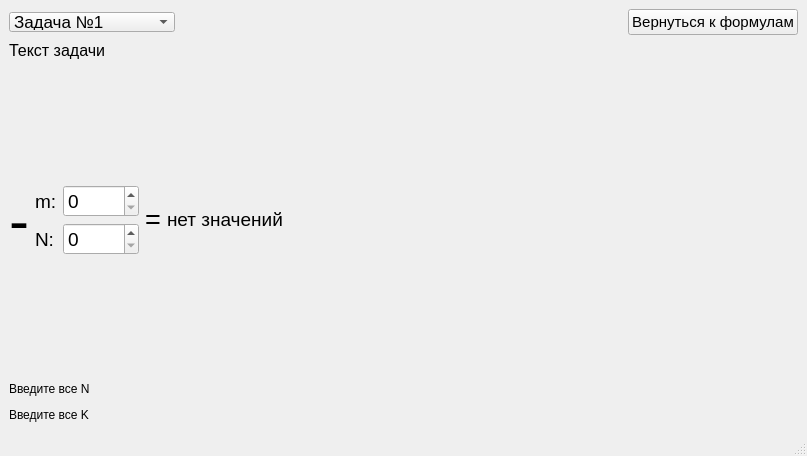
<?xml version="1.0" encoding="UTF-8"?>
<ui version="4.0">
 <class>taskSolutionWindow</class>
 <widget class="QMainWindow" name="taskSolutionWindow">
  <property name="geometry">
   <rect>
    <x>0</x>
    <y>0</y>
    <width>807</width>
    <height>456</height>
   </rect>
  </property>
  <property name="windowTitle">
   <string>MainWindow</string>
  </property>
  <widget class="QWidget" name="centralwidget">
   <layout class="QGridLayout" name="gridLayout">
    <item row="0" column="0">
     <layout class="QVBoxLayout" name="verticalLayout">
      <item>
       <layout class="QHBoxLayout" name="horizontalLayout"/>
      </item>
      <item>
       <layout class="QHBoxLayout" name="horizontalLayout_2">
        <item>
         <widget class="QComboBox" name="changeTask">
          <property name="minimumSize">
           <size>
            <width>0</width>
            <height>0</height>
           </size>
          </property>
          <property name="maximumSize">
           <size>
            <width>300</width>
            <height>20</height>
           </size>
          </property>
          <property name="font">
           <font>
            <pointsize>13</pointsize>
           </font>
          </property>
          <item>
           <property name="text">
            <string>Задача №1</string>
           </property>
          </item>
          <item>
           <property name="text">
            <string>Задача №2</string>
           </property>
          </item>
          <item>
           <property name="text">
            <string>Задача №3 Тип 3</string>
           </property>
          </item>
          <item>
           <property name="text">
            <string>Задача №4 Тип 5</string>
           </property>
          </item>
         </widget>
        </item>
        <item>
         <spacer name="horizontalSpacer">
          <property name="orientation">
           <enum>Qt::Horizontal</enum>
          </property>
          <property name="sizeHint" stdset="0">
           <size>
            <width>40</width>
            <height>20</height>
           </size>
          </property>
         </spacer>
        </item>
        <item>
         <widget class="QPushButton" name="pushButton">
          <property name="font">
           <font>
            <pointsize>11</pointsize>
           </font>
          </property>
          <property name="text">
           <string>Вернуться к формулам</string>
          </property>
         </widget>
        </item>
       </layout>
      </item>
      <item>
       <widget class="QLabel" name="taskText">
        <property name="maximumSize">
         <size>
          <width>1215700</width>
          <height>16777215</height>
         </size>
        </property>
        <property name="font">
         <font>
          <pointsize>12</pointsize>
         </font>
        </property>
        <property name="text">
         <string>Текст задачи</string>
        </property>
       </widget>
      </item>
      <item>
       <layout class="QHBoxLayout" name="mainLayout">
        <item>
         <widget class="QLabel" name="formul">
          <property name="font">
           <font>
            <pointsize>45</pointsize>
           </font>
          </property>
          <property name="text">
           <string>-</string>
          </property>
         </widget>
        </item>
        <item>
         <layout class="QVBoxLayout" name="verticalLayout_3">
          <item>
           <spacer name="verticalSpacer">
            <property name="orientation">
             <enum>Qt::Vertical</enum>
            </property>
            <property name="sizeHint" stdset="0">
             <size>
              <width>20</width>
              <height>40</height>
             </size>
            </property>
           </spacer>
          </item>
          <item>
           <layout class="QHBoxLayout" name="horizontalLayout_8">
            <item>
             <widget class="QLabel" name="chark">
              <property name="font">
               <font>
                <pointsize>14</pointsize>
               </font>
              </property>
              <property name="text">
               <string>m:</string>
              </property>
             </widget>
            </item>
            <item>
             <widget class="QSpinBox" name="spinBox_M">
              <property name="sizePolicy">
               <sizepolicy hsizetype="Minimum" vsizetype="Fixed">
                <horstretch>0</horstretch>
                <verstretch>0</verstretch>
               </sizepolicy>
              </property>
              <property name="minimumSize">
               <size>
                <width>76</width>
                <height>0</height>
               </size>
              </property>
              <property name="font">
               <font>
                <pointsize>14</pointsize>
               </font>
              </property>
              <property name="maximum">
               <number>1000</number>
              </property>
             </widget>
            </item>
           </layout>
          </item>
          <item>
           <layout class="QHBoxLayout" name="n_la">
            <item>
             <widget class="QLabel" name="charn">
              <property name="font">
               <font>
                <pointsize>14</pointsize>
               </font>
              </property>
              <property name="text">
               <string>N:</string>
              </property>
             </widget>
            </item>
            <item>
             <widget class="QSpinBox" name="spinBox_N">
              <property name="sizePolicy">
               <sizepolicy hsizetype="Minimum" vsizetype="Fixed">
                <horstretch>0</horstretch>
                <verstretch>0</verstretch>
               </sizepolicy>
              </property>
              <property name="minimumSize">
               <size>
                <width>76</width>
                <height>0</height>
               </size>
              </property>
              <property name="font">
               <font>
                <pointsize>14</pointsize>
               </font>
              </property>
              <property name="maximum">
               <number>1000</number>
              </property>
             </widget>
            </item>
           </layout>
          </item>
          <item>
           <spacer name="verticalSpacer_3">
            <property name="orientation">
             <enum>Qt::Vertical</enum>
            </property>
            <property name="sizeHint" stdset="0">
             <size>
              <width>20</width>
              <height>40</height>
             </size>
            </property>
           </spacer>
          </item>
         </layout>
        </item>
        <item>
         <widget class="QLabel" name="split1">
          <property name="enabled">
           <bool>true</bool>
          </property>
          <property name="font">
           <font>
            <pointsize>20</pointsize>
           </font>
          </property>
          <property name="text">
           <string>=</string>
          </property>
         </widget>
        </item>
        <item>
         <widget class="QLabel" name="resLabel">
          <property name="font">
           <font>
            <pointsize>14</pointsize>
           </font>
          </property>
          <property name="text">
           <string>нет значений</string>
          </property>
         </widget>
        </item>
        <item>
         <spacer name="horizontalSpacer_3">
          <property name="orientation">
           <enum>Qt::Horizontal</enum>
          </property>
          <property name="sizeHint" stdset="0">
           <size>
            <width>40</width>
            <height>20</height>
           </size>
          </property>
         </spacer>
        </item>
       </layout>
      </item>
      <item>
       <layout class="QHBoxLayout" name="n_layout">
        <item>
         <widget class="QLabel" name="enterN">
          <property name="text">
           <string>Введите все N</string>
          </property>
         </widget>
        </item>
        <item>
         <spacer name="verticalSpacer_2">
          <property name="orientation">
           <enum>Qt::Vertical</enum>
          </property>
          <property name="sizeType">
           <enum>QSizePolicy::Fixed</enum>
          </property>
          <property name="sizeHint" stdset="0">
           <size>
            <width>20</width>
            <height>20</height>
           </size>
          </property>
         </spacer>
        </item>
       </layout>
      </item>
      <item>
       <layout class="QHBoxLayout" name="m_layout">
        <item>
         <widget class="QLabel" name="enterM">
          <property name="text">
           <string>Введите все K</string>
          </property>
         </widget>
        </item>
        <item>
         <spacer name="verticalSpacer_4">
          <property name="orientation">
           <enum>Qt::Vertical</enum>
          </property>
          <property name="sizeType">
           <enum>QSizePolicy::Fixed</enum>
          </property>
          <property name="sizeHint" stdset="0">
           <size>
            <width>20</width>
            <height>20</height>
           </size>
          </property>
         </spacer>
        </item>
       </layout>
      </item>
     </layout>
    </item>
   </layout>
  </widget>
  <widget class="QMenuBar" name="menubar">
   <property name="geometry">
    <rect>
     <x>0</x>
     <y>0</y>
     <width>807</width>
     <height>22</height>
    </rect>
   </property>
  </widget>
  <widget class="QStatusBar" name="statusbar"/>
 </widget>
 <resources/>
 <connections/>
</ui>
